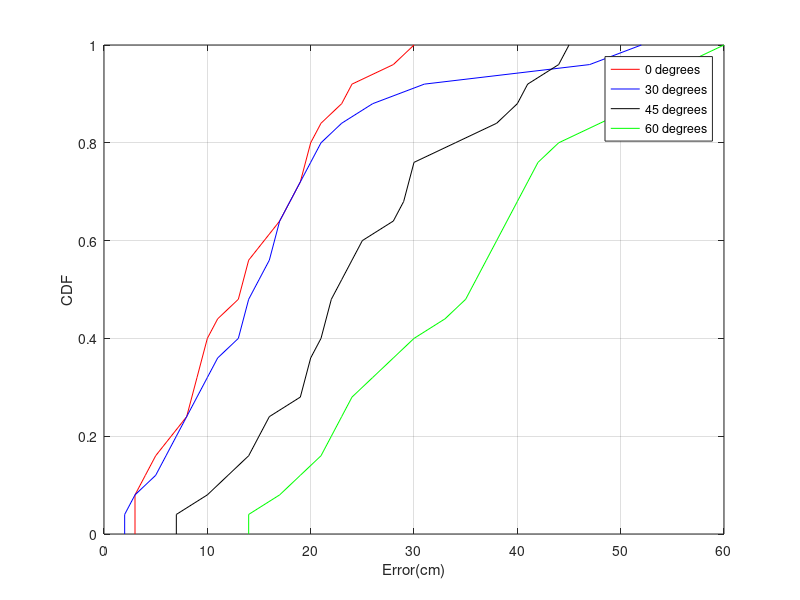

Recreate this plot in MATLAB.
y_2=[20,23,17,30,28,8,5,9,10,13,14,17,19,20,21,3,4,3,11,24,9,14,19,10,8];
y_4=[3,9,17,23,11,6,10,13,19,18,31,47,52,26,9,5,14,16,14,15,2,7,17,21,20];
y_6=[16,23,7,19,10,25,15,14,24,22,12,20,20,28,29,30,21,22,30,44,34,38,41,40,45];
y_8=[48,54,60,56,52,40,44,42,38,36,30,26,24,28,23,14,17,19,21,22,37,33,35,39,41];

[f,x] = ecdf(y_2);
plot(x,f,'red');
hold on
[f,x] = ecdf(y_4);
plot(x,f,'blue');
hold on
[f,x] = ecdf(y_6);
plot(x,f,'black');
hold on
[f,x] = ecdf(y_8);
plot(x,f,'green');
hold on
grid on;




xlabel('Error(cm)');
ylabel('CDF');
legend('0 degrees','30 degrees','45 degrees','60 degrees');

%hold on;
%h_4 = cdfplot(y_4);
%set(h_4, 'Color', 'blue');
%hold on;
%h_6 = cdfplot(y_6);
%set(h_6, 'Color', 'black');
%h_8 = cdfplot(y_8);
%set(h_8, 'Color', 'green');